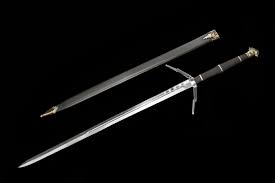
#> input picture 1_semester/lab2/image.jpg, 275 x 183 px
$ jupyter execute lab2.ipynb
#> lines starting #> are read from the running program, lines starting #| are printed output that depends on the picture; after the words box and inside, x2 and y2 are one past the last pixel; in counts of white or black regions, pixels touching at a corner belong together
# Импорты

[cell 1]
import cv2
import matplotlib.pyplot as plt
import numpy
import os

# Вспомогательные функции

## Отображение изображения

[cell 2]
def show_image(image: cv2.Mat) -> None:
    image_rgb = cv2.cvtColor(image, cv2.COLOR_BGR2RGB)

    plt.imshow(image_rgb)
    plt.axis("off")
    plt.show()

## Сохранение изображения

[cell 3]
def save_image(path: str, image: cv2.Mat) -> None:
    os.makedirs(os.path.dirname(path), exist_ok=True)
    cv2.imwrite(path, image)

## Поворот

[cell 4]
def rotate(image: cv2.Mat, mask: cv2.Mat) -> tuple[cv2.Mat, cv2.Mat]:
    angle = numpy.random.randint(-180, 180)
    height, width = image.shape[:2]
    center = (width // 2, height // 2)

    M = cv2.getRotationMatrix2D(center, angle, 1.0)

    image_rotated = cv2.warpAffine(image, M, (width, height))
    mask_rotated = cv2.warpAffine(mask, M, (width, height))

    return image_rotated, mask_rotated

## Отражение

[cell 5]
def flip(image: cv2.Mat, mask: cv2.Mat, flip_code: int) -> tuple[cv2.Mat, cv2.Mat]:
    img_flipped = cv2.flip(image, flip_code)
    mask_flipped = cv2.flip(mask, flip_code)

    return img_flipped, mask_flipped

## Вырезание кусочка

[cell 6]
def crop(image: cv2.Mat, mask: cv2.Mat, crop_size: int = 100) -> tuple[cv2.Mat, cv2.Mat]:
    height, width = image.shape[:2]
    x = numpy.random.randint(0, width - crop_size)
    y = numpy.random.randint(0, height - crop_size)

    image_cropped = image[y:y+crop_size, x:x+crop_size]
    mask_cropped = mask[y:y+crop_size, x:x+crop_size]

    return image_cropped, mask_cropped

## Изменение цвета

[cell 7]
def change_color(image: cv2.Mat, saturation: int = 30) -> cv2.Mat:
    hsv = cv2.cvtColor(image, cv2.COLOR_BGR2HSV)
    hsv[:, :, 1] = cv2.add(hsv[:, :, 1], saturation)

    return cv2.cvtColor(hsv, cv2.COLOR_HSV2BGR)

## Размытие

[cell 8]
def blur(image: cv2.Mat) -> cv2.Mat:
    return cv2.GaussianBlur(image, (7, 7), 1.4)

## Шум

[cell 9]
def noise(image: cv2.Mat) -> cv2.Mat:
    noise = numpy.random.normal(0, 10, image.shape).astype(numpy.uint8)
    return cv2.add(image, noise)

# Загрузка изображения

[cell 10]
image = cv2.imread("image.jpg")
#> image is the input picture: shape (183, 275, 3); mean B, G, R 9.6, 9.8, 9.9
show_image(image)

# Создание маски

[cell 11]
gray = cv2.cvtColor(image, cv2.COLOR_BGR2GRAY)
_, mask = cv2.threshold(gray, 0, 255, cv2.THRESH_BINARY + cv2.THRESH_OTSU)
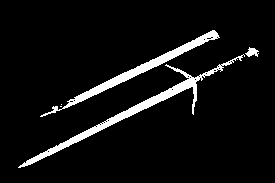
#> mask: shape (183, 275); 6.2% white; 5 white regions (2 under 20 px), largest, box (x1, y1, x2, y2) and area: (18, 54, 245, 168) 1698, (40, 30, 220, 117) 1344, (245, 47, 259, 57) 80

save_image("./mask.jpg", mask)
show_image(mask)

# Аугментация

[cell 12]
N = 10

for i in range(N):
    image_rotated, mask_rotated = rotate(image, mask)
    save_image(f"augmentation/augmentation_{i}/rotate/image.jpg", image_rotated)
    save_image(f"augmentation/augmentation_{i}/rotate/mask.jpg", mask_rotated)

    for flip_code in [-1, 0, 1]:
        flipped_image, flipped_mask = flip(image_rotated, mask_rotated, flip_code)
        save_image(f"augmentation/augmentation_{i}/flip/{flip_code}/image.jpg", flipped_image)
        save_image(f"augmentation/augmentation_{i}/flip/{flip_code}/mask.jpg", flipped_mask)

    image_cropped, mask_cropped = crop(image, mask)
    save_image(f"augmentation/augmentation_{i}/crop/image.jpg", image_cropped)
    save_image(f"augmentation/augmentation_{i}/crop/mask.jpg", mask_cropped)

    image_with_new_colors = change_color(image)
    save_image(f"augmentation/augmentation_{i}/new_colors/image.jpg", image_with_new_colors)
    save_image(f"augmentation/augmentation_{i}/new_colors/mask.jpg", mask)

    image_blurred = blur(image)
    save_image(f"augmentation/augmentation_{i}/blur/image.jpg", image_blurred)
    save_image(f"augmentation/augmentation_{i}/blur/mask.jpg", mask)

    image_noised = noise(image)
    save_image(f"augmentation/augmentation_{i}/noise/image.jpg", image_noised)
    save_image(f"augmentation/augmentation_{i}/noise/mask.jpg", mask)
#> this loop made 10 passes
#> pass 1, in rotate, `image_rotated = cv2.warpAffine(image, M, (width, height))`:
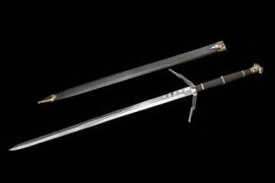
#> image_rotated: shape (183, 275, 3); mean B, G, R 9.6, 9.8, 9.9
#> pass 1, in rotate, `mask_rotated = cv2.warpAffine(mask, M, (width, height))`:
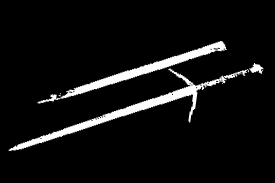
#> mask_rotated: shape (183, 275); min 0, max 255, mean 15.8
#> pass 1, in flip, `img_flipped = cv2.flip(image, flip_code)`:
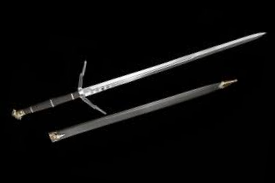
#> img_flipped: shape (183, 275, 3); mean B, G, R 9.6, 9.8, 9.9
#> pass 1, in flip, `mask_flipped = cv2.flip(mask, flip_code)`:
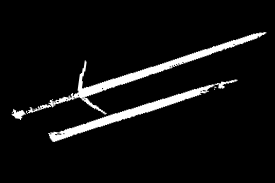
#> mask_flipped: shape (183, 275); min 0, max 255, mean 15.8
#> after the loop:
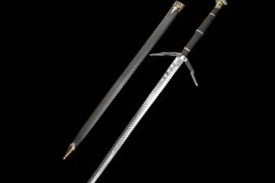
#> image_rotated: shape (183, 275, 3); mean B, G, R 8.9, 9.1, 9.2
